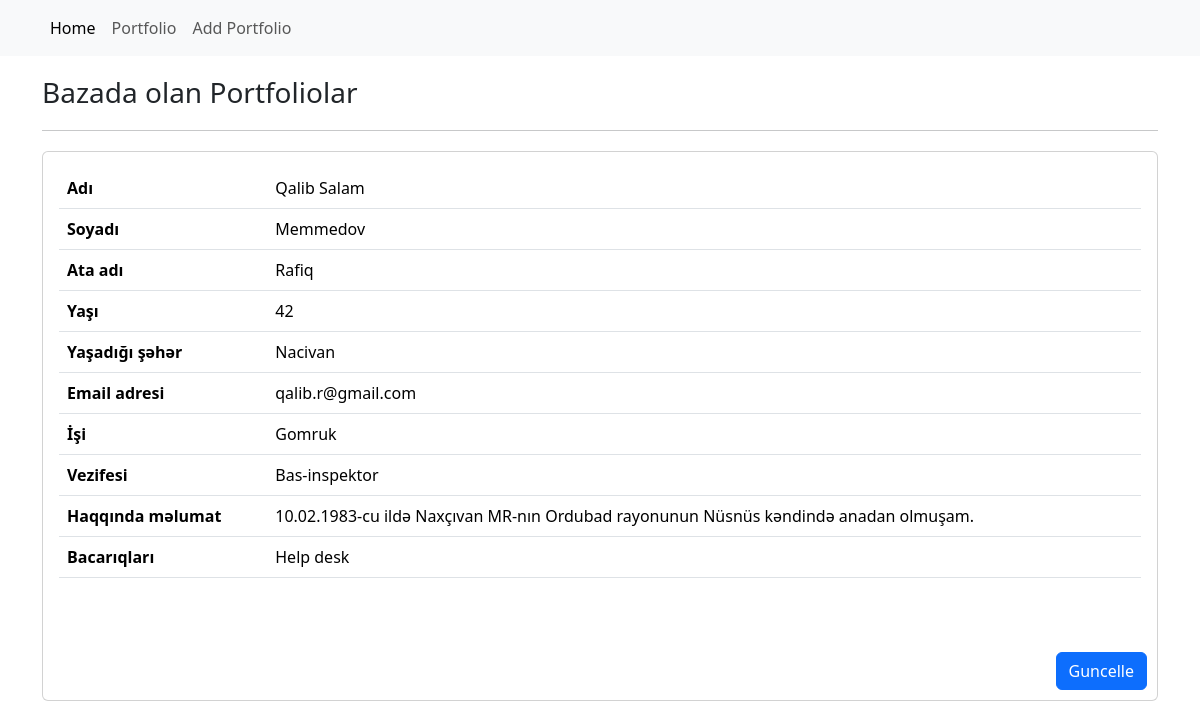
Page /portfolio_detail/12 on the committed database.
### portfolio/models.py (models this page shows, shortened)
class Person(models.Model):
    first_name = models.CharField(max_length=30, verbose_name="Ad")
    last_name = models.CharField(max_length=30, verbose_name="Soyad")
    father_name = models.CharField(max_length=30, verbose_name="Ata adı")
    age = models.CharField(max_length=3, verbose_name="Yaş")
    city = models.CharField(max_length=30, verbose_name="Şəhər")
    email = models.EmailField(max_length=50, verbose_name="Email")
    job = models.CharField(max_length=30, verbose_name="İş")
    position = models.CharField(max_length=30, verbose_name="Vəzifə")
    biography = models.TextField( verbose_name="Haqqında məlumat")
    skills = models.TextField( verbose_name="Bacarıqları")

### portfolio/views.py (the view)
# urls.py: path("portfolio_detail/<int:id>", portfolio_detail_view, name="portfolio-detail"),
def portfolio_detail_view(request, id):
    portfolio = get_object_or_404(Person, id=id)
    return render(request, "portfolio_detail.html", {"portfolio":portfolio})

### templates/portfolio_detail.html (shortened to what this page needs)
{% extends "base.html" %}
{% block body %}
<div class="container">
    <h3 class="basliq">Bazada olan Portfoliolar</h3>
    <hr>
    <div class="card " style="width: 100%">
        <div class="card-body">
            <table class="table">
                <tbody>
                    <tr>
                        <th scope="row">Adı</th>
                        <td>{{portfolio.first_name}}</td>
                    </tr>
                    <tr>
                        <th scope="row">Soyadı</th>
                        <td>{{portfolio.last_name}}</td>
                    </tr>
                    <tr>
                        <th scope="row">Ata adı</th>
                        <td>{{portfolio.father_name}}</td>
                    </tr>
                    <tr>
                        <th scope="row">Yaşı</th>
                        <td>{{portfolio.age}}</td>
                    </tr>
                    <tr>
                        <th scope="row">Yaşadığı şəhər</th>
                        <td>{{portfolio.city}}</td>
                    </tr>
                    <tr>
                        <th scope="row">Email adresi</th>
                        <td>{{portfolio.email}}</td>
                    </tr>
                    <tr>
                        <th scope="row">İşi</th>
                        <td>{{portfolio.job}}</td>
                    </tr>
                    <tr>
                        <th scope="row">Vezifesi</th>
                        <td>{{portfolio.position}}</td>
                    </tr>
                    <tr>
                        <th scope="row">Haqqında məlumat</th>
                        <td>{{portfolio.biography}}</td>
                    </tr>
                    <tr>
                        <th scope="row">Bacarıqları</th>
                        <td>{{portfolio.skills}}</td>
                    </tr>
                </tbody>
            </table>
            <div class="btn_add">
                <a href="{% url 'update' portfolio.id %}" class="btn btn-primary">Guncelle</a>
            </div>
        </div>
    </div>
</div>
{% endblock body %}

### static/style.css (style rules this page uses)
* { margin: 0; padding: 0; box-sizing: border-box; text-decoration: none; list-style: none; }
.basliq { margin: 20px 0; }
.basliq+hr { margin-bottom: 20px; }
.card { width: 100%; min-height: 550px; max-height: 550px; margin-bottom: 40px; }
.card .card-body { position: relative; }
.btn_add { position: absolute; bottom: 10px; right: 10px; }

### rows in the picture
Person: first_name "Qalib Salam", last_name "Memmedov", father_name "Rafiq", age "42", city "Nacivan", email "qalib.r@gmail.com", job "Gomruk", position "Bas-inspektor", biography "10.02.1983-cu ildə Naxçıvan MR-nın Ordubad rayonunun Nüsnüs kəndində anadan olmuşam.", skills "Help desk"
